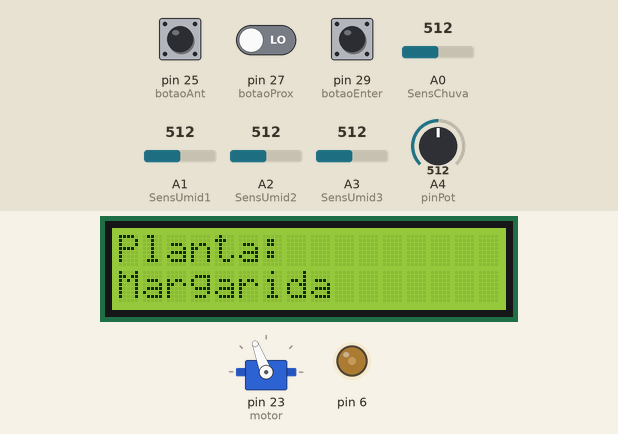
Simulated run of this sketch. Board: Arduino Mega 2560, built with avr-gcc and run on an emulated ATmega2560. Shown: 16×2 character LCD, servo, output pins drawn as LEDs (lit = HIGH). The inputs (shaded band) are chosen by the test bench; at power-on: pin 29 (botaoEnter) LOW, A1 (SensUmid1) = 512, pin 27 (botaoProx) LOW, pin 25 (botaoAnt) LOW, A0 (SensChuva) = 512, A2 (SensUmid2) = 512, A3 (SensUmid3) = 512, A4 (pinPot) = 512. Storage starts empty; EEPROM starts erased; what the sketch prints to the serial monitor is not drawn.

Above: at 6.1 s.
6.2 s: pin 29 (botaoEnter) pulled HIGH for 3.2 s
At 10.7 s:
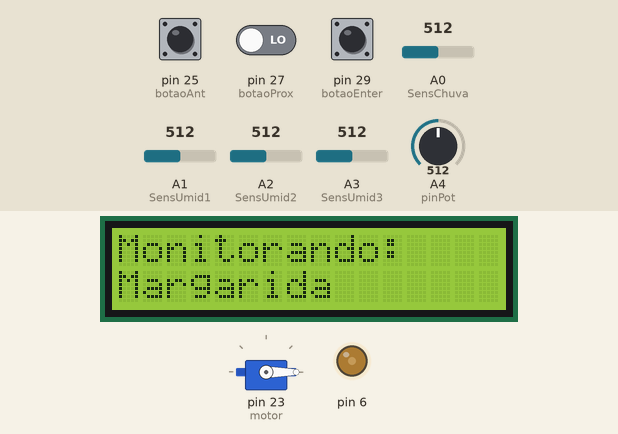
10.9 s: A1 (SensUmid1) set to 911
12.8 s: A1 (SensUmid1) set to 938
At 14.9 s:
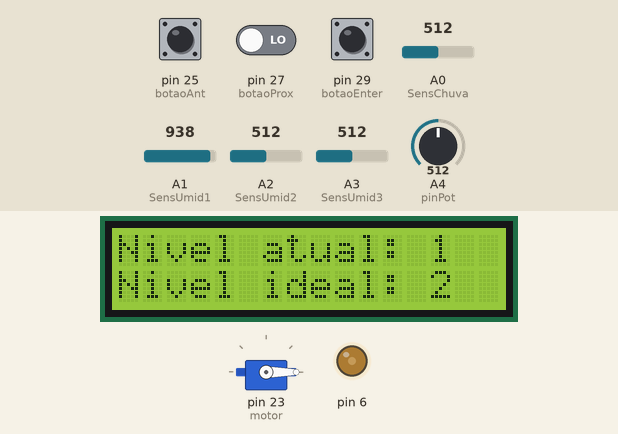
15.6 s: A1 (SensUmid1) set to 790
At 16.2 s:
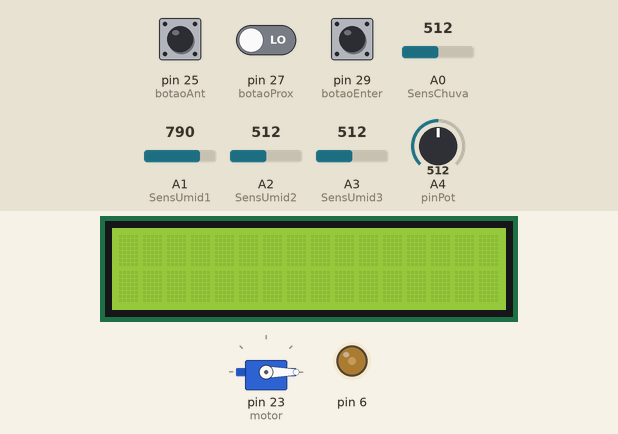
18.1 s: A1 (SensUmid1) set to 992
At 20.4 s:
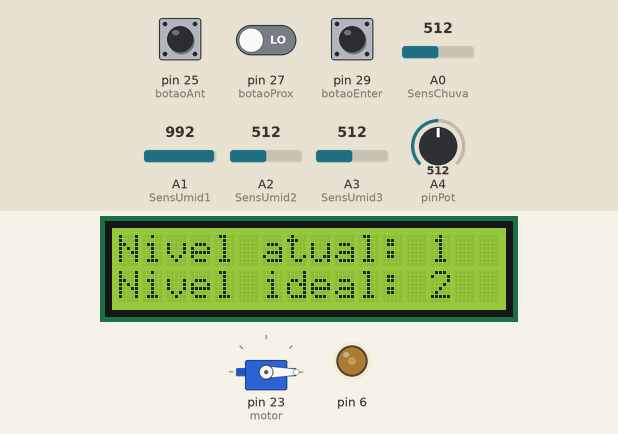
20.7 s: pin 27 (botaoProx) driven HIGH and pin 29 (botaoEnter) driven HIGH
At 28.7 s:
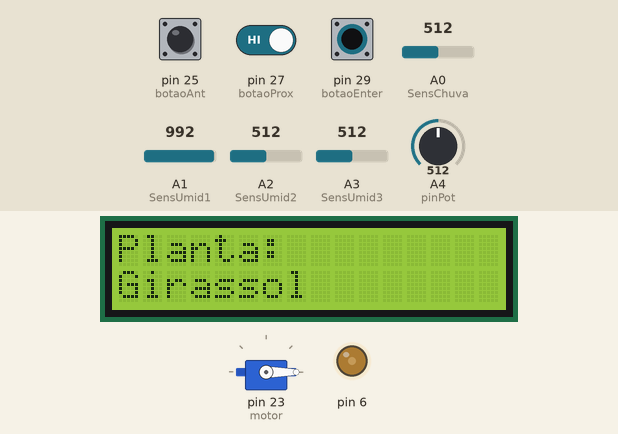
Timing chart, 0 to 30.2 s (numbered marks = the images above; inputs shaded):
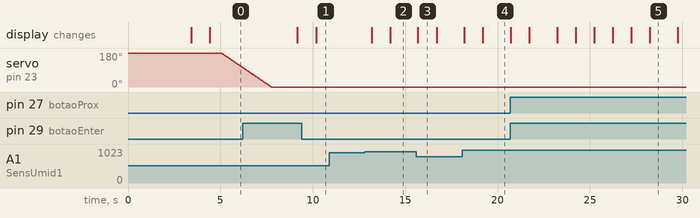

Measured:
- the behaviour switches between 929 and 930 on A1 (SensUmid1) (found by bisection; images 1 and 2)
- after the input at 6.2 s, the display: first changes after 3.0 s (image 1 shows a later state)
- after the input at 10.9 s, every drawn part: stays the same
- after the input at 12.8 s, the display: first changes after 0.38 s (image 2 shows a later state)
- after the input at 15.6 s, the display: changes after 0.09 s (image 3)
- after the input at 18.1 s, the display: first changes after 0.10 s (image 4 shows a later state)
- after the input at 20.7 s, the display: first changes at once (image 5 shows a later state)
- what the display in image 3 shows lasts 1.0 s, from 15.7 s to 16.7 s

The sketch:

arduinoPI.ino
```cpp
#include <LiquidCrystal.h>
#include <Servo.h>
#include <math.h>
#include <EEPROM.h>
#include <SD.h>

struct Solo {
  char tipoDeSolo[20];
  char capacidadeDeRetencao[30];
};
typedef struct Solo TpSolo;

struct Planta {
  int id;
  char nome[52];
  char tipo[20];
  char faseCrescimento[20];
  int  umidadeIdeal;
  // germinação, crescimento vegetativo, floração, frutificação, Maturação
  TpSolo solo;
};
typedef struct Planta TpPlanta;

void escreverPlanta(unsigned int endereco, TpPlanta planta) {
  EEPROM.put(endereco, planta);
}

TpPlanta lerPlanta(int endereco) {
  TpPlanta planta;
  EEPROM.get(endereco, planta);
  return planta;
}

void escreverSolo(unsigned int endereco, TpSolo solo) {
  EEPROM.put(endereco, solo);
}

TpSolo lerSolo(unsigned int endereco) {
  TpSolo solo;
  EEPROM.get(endereco, solo);
  return solo;
}

LiquidCrystal LCD(12, 11, 5, 4, 3, 2);

void armazenarSolo() {
  TpSolo solo1;
  strcpy(solo1.tipoDeSolo, "Argiloso");
  strcpy(solo1.capacidadeDeRetencao, "Alta");


  Solo solo2;
  strcpy(solo2.tipoDeSolo, "Arenoso");
  strcpy(solo2.capacidadeDeRetencao, "Média");

  Solo solo3;
  strcpy(solo3.tipoDeSolo, "Siltoso");
  strcpy(solo3.capacidadeDeRetencao, "Baixa");

  Solo solo4;
  strcpy(solo4.tipoDeSolo, "Calcário");
  strcpy(solo4.capacidadeDeRetencao, "Muito alta");

  Solo solo5;
  strcpy(solo5.tipoDeSolo, "Pedregoso");
  strcpy(solo5.capacidadeDeRetencao, "Muito baixa");

  // Armazenamento das instâncias de Solo em diferentes endereços
  escreverSolo(0x0100, solo1);
  escreverSolo(0x0150, solo2);
  escreverSolo(0x01A0, solo3);
  escreverSolo(0x01F0, solo4);
  escreverSolo(0x0240, solo5);
}


void armazenarPlantas() {
  // Exemplo 1: Margarida
  TpPlanta margarida;
  margarida.id = 1;
  strcpy(margarida.nome, "Margarida");
  strcpy(margarida.tipo, "Flor");
  strcpy(margarida.faseCrescimento, "Curta");
  margarida.umidadeIdeal = 2;
  TpSolo soloMargarida = lerSolo(0x01A0);
  margarida.solo = soloMargarida;
  escreverPlanta(0x0400, margarida);

  // Exemplo 2: Girassol
  TpPlanta girassol;
  girassol.id = 2;
  strcpy(girassol.nome, "Girassol");
  strcpy(girassol.tipo, "Flor");
  strcpy(girassol.faseCrescimento, "Media");
  girassol.umidadeIdeal = 1;
  TpSolo soloGirassol = lerSolo(0x01F0);
  girassol.solo = soloGirassol;
  escreverPlanta(0x0550, girassol);

  // Exemplo 3: Tulipa
  TpPlanta tulipa;
  tulipa.id = 3;
  strcpy(tulipa.nome, "Tulipa");
  strcpy(tulipa.tipo, "Flor");
  strcpy(tulipa.faseCrescimento, "Media");
  tulipa.umidadeIdeal = 2;
  TpSolo soloTulipa = lerSolo(0x0240);
  tulipa.solo = soloTulipa;
  escreverPlanta(0x06A0, tulipa);

  // Exemplo 4: Carvalho
  TpPlanta carvalho;
  carvalho.id = 4;
  strcpy(carvalho.nome, "Carvalho");
  strcpy(carvalho.tipo, "Árvore");
  strcpy(carvalho.faseCrescimento, "Lenta");
  carvalho.umidadeIdeal = 4;
  TpSolo soloCarvalho = lerSolo(0x01A0);
  carvalho.solo = soloCarvalho;
  escreverPlanta(0x07F0, carvalho);

  // Exemplo 5: Alface
  TpPlanta planta2;
  planta2.id = 5;
  strcpy(planta2.nome, "Alface");
  strcpy(planta2.tipo, "Hortaliça");
  strcpy(planta2.faseCrescimento, "Curta");
  planta2.umidadeIdeal = 3;
  TpSolo solo2 = lerSolo(0x0150);
  planta2.solo = solo2;
  escreverPlanta(0x0940, planta2);
}

// Potenciometro
int pinPot = A4;
int potValor = 0;
TpPlanta plantaSelecionada;

Servo motor;
int contrast = 75;
int pos;

int isOpen = 1;
int change = 0;
int isIrrigando = 0;
int SensChuva = A0;
int SensUmid1 = A1;
int umidPlanta1 = 0;
int SensUmid2 = A2;
int umidPlanta2 = 0;
int SensUmid3 = A3;
int umidPlanta3 = 0;
int enderecoEEPROM = 0x0400;
int enderecoMax = 0x0940;
int enderecoMin = 0x0400;
const byte botaoAnt = 25;
const byte botaoProx = 27;
const byte botaoEnter = 29;

const int chipSelect = 53; // Pino do Arduino Mega ao qual o CS do módulo SD está conectado

File dataFile;

void moverMotor(int range){
  switch (range) {
    case 0:
      for (pos = 0; pos <= 180 && isOpen == 0; pos++) {
        if (pos == 180) {
          isOpen = 1;
        }
        motor.write(pos);
        delay(15);
      }
      break;

    case 1:
      for (pos = 180; pos >= 0 && isOpen == 1; pos--) {
        if (pos == 0) {
          isOpen = 0;
        }
        motor.write(pos);
        delay(15);
      }
      break;
   }
   delay(400);
}

void handleTampa(){
  int reservVazio = reservatorioVazio();
  int chovendo = isChovendo();
  if(chovendo && reservVazio){
    moverMotor(0);
  }
  else{
    moverMotor(1);
  }
}

int isChovendo(){
  int chuva = analogRead(SensChuva);
  int range = floor(map(chuva, 0, 1024, 0, 2));
  if(range > 0){
    return 0;
  } else {
    return 1;
  }
}


void clearLCD(){
    LCD.setCursor(0, 0);
    LCD.print("                ");
    LCD.setCursor(0, 1);
    LCD.print("                ");
    delay(1000);
}

void exibirLCD(const char info[], const char info2[]) {
    clearLCD();
    LCD.setCursor(0, 0);
    LCD.print(info);
    LCD.setCursor(0, 1);
    LCD.print(info2);
    delay(500);
}


int necessitaIrrigar(int umidade) {
  Serial.print("Umidade atual: ");
  Serial.println(umidade);
  int nivelAtual = trunc(umidade / 310); // Dividindo a umidade por 310 para obter um valor entre 0 e 4
  nivelAtual = abs(nivelAtual - 4); // Tomando o valor absoluto da diferença entre nivelAtual e 4
  Serial.println(nivelAtual);
  Serial.println(plantaSelecionada.umidadeIdeal);
  if (nivelAtual < plantaSelecionada.umidadeIdeal) {
    return nivelAtual;
  }
  return 0;
}

int mudou(int info){
  int estado = change;
  change = info;
  if(estado == info){
    return 1;
  }
  else {
    return 0;
  }
}

void irrigar() {
  int valorEnter = LOW;
  isIrrigando = 1;
  int ultimo = -2;

  do{
    delay(500);
    Serial.println(enderecoEEPROM);
    Serial.println(plantaSelecionada.nome);
    umidPlanta1 = analogRead(SensUmid1);
    int nivel = necessitaIrrigar(umidPlanta1);
    char stringNivelAtual[15];
    char stringNivelIdeal[15];
    sprintf(stringNivelAtual, "Nivel atual: %d", nivel); // Formatando o valor de 'nivel' para string
    sprintf(stringNivelIdeal, "Nivel ideal: %d", plantaSelecionada.umidadeIdeal); // Formatando o valor de 'plantaSelecionada.umidadeIdeal' para string
    if (nivel) {
      if(ultimo != nivel){
        ultimo = nivel;
        exibirLCD(stringNivelAtual, stringNivelIdeal);
        delay(500);
      }
    }
    else {
      if(ultimo != 0){
        exibirLCD("Monitorando: ", plantaSelecionada.nome);
        ultimo = 0;
        delay(500);
      }
    }
    valorEnter = digitalRead(botaoEnter);
  }while(valorEnter == LOW);
  Serial.println(enderecoEEPROM);
  isIrrigando = 0;
  // enderecoEEPROM = 0x0400;
  // TpPlanta plantaInicial = lerPlanta(enderecoEEPROM);
  // exibirLCD("Planta: ", plantaInicial.nome);
}

void handleTecla(char key){
  if (key) {
    if(key == '1'){
      if(enderecoEEPROM > 0x0400) {
        enderecoEEPROM -= 0x0150;
      }
    } else if (key == '2'){
      if(enderecoEEPROM < 0x0940) {
          enderecoEEPROM += 0x0150;
      }
    } else if (key == '3') {
      if(isIrrigando == 1) {
        Serial.println(enderecoEEPROM);
        Serial.println(plantaSelecionada.nome);
        isIrrigando = 0;
      } else {
        isIrrigando = 1;
        plantaSelecionada = lerPlanta(enderecoEEPROM);
        irrigar();
      }
    } else {
      Serial.println("Tecla Inválida");
    }
     TpPlanta planta = lerPlanta(enderecoEEPROM);
     exibirLCD("Planta: ",planta.nome);
  }
}

void tecla(){
  int valorAnt = digitalRead(botaoAnt);
  int valorProx = digitalRead(botaoProx);
  int valorEnter = digitalRead(botaoEnter);

  Serial.print("Valor ant: ");
  Serial.println(valorAnt);
  Serial.print("Valor prox: ");
  Serial.println(valorProx);
  Serial.print("Valor enter: ");
  Serial.println(valorEnter);

  if(valorAnt == HIGH){
    handleTecla('1');
  }

  if(valorProx == HIGH){
    handleTecla('2');
  }

  if(valorEnter == HIGH){
    handleTecla('3');
  }

  delay(100);
}

void setup () {
  Serial.begin(9600);
  pinMode(SensUmid1, INPUT);
  armazenarSolo();
  armazenarPlantas();
  SD.begin(chipSelect);

  analogWrite(6, contrast);
  LCD.begin(16, 2);

  dataFile = SD.open("dados.txt", FILE_WRITE);

  if (dataFile) {
    dataFile.println("Olá, isso é um arquivo de texto no cartão SD!");
    dataFile.close();
    Serial.println("Dados gravados com sucesso.");
  } else {
    Serial.println("Erro ao abrir o arquivo.");
  }

  TpPlanta planta = lerPlanta(enderecoEEPROM);
  Serial.println(planta.nome);
  exibirLCD("Planta: ",planta.nome);

  motor.attach(23);
  motor.write(180);
}

int reservatorioVazio(){
  if(potValor <= 800) {
    return 1;
  }
  return 0;
}

void loop () {
   umidPlanta1 = analogRead(SensUmid1);
   umidPlanta2 = analogRead(SensUmid2);
   umidPlanta3 = analogRead(SensUmid3);

   potValor = analogRead(pinPot);

   tecla();
   handleTampa();


  delay(500);
}
```
